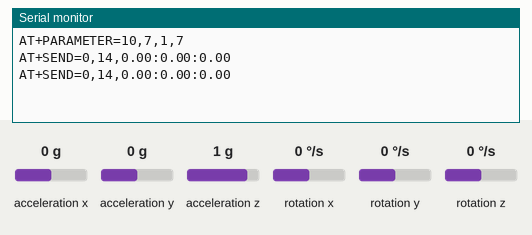
A sketch run on a simulated Arduino Uno, built with avr-gcc and run on an emulated ATmega328P. Shown: the last lines printed to the serial monitor. The inputs (shaded band) are chosen by the test bench; at power-on: rotation x 0 °/s, rotation y 0 °/s, rotation z 0 °/s, acceleration x 0 g, acceleration y 0 g, acceleration z 1 g.

Above: at 4.2 s.
4.3 s: rotation x set to -192 °/s
At 5.6 s:
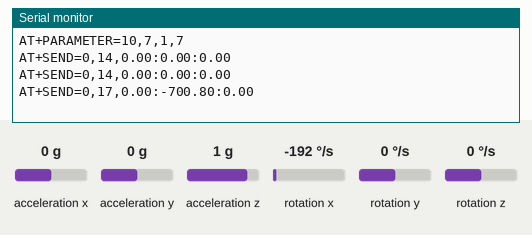
5.8 s: rotation y set to -192 °/s
At 6.8 s:
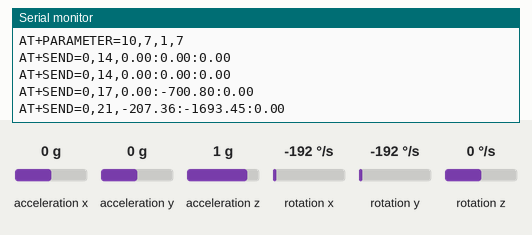
7.3 s: rotation z set to -192 °/s
At 8.8 s:
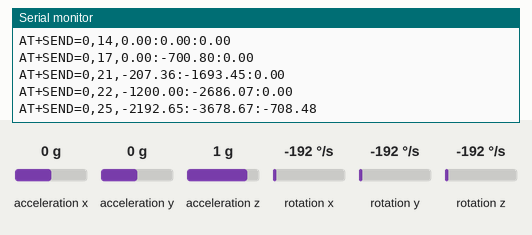
Timing chart, 0 to 10.3 s (numbered marks = the images above; inputs shaded):
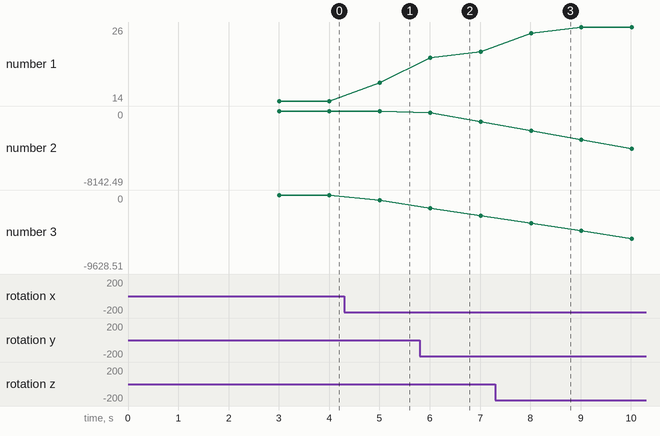

Measured:
- after the input at 4.3 s, the serial monitor: prints a new line after 0.71 s (image 1)
- after the input at 5.8 s, the serial monitor: prints a new line after 0.21 s (image 2)
- after the input at 7.3 s, the serial monitor: prints a new line after 0.72 s (image 3)
- plotted number 1: 14 → 17 after the input at 4.3 s, 17 → 22 after the input at 5.8 s, 22 → 26 after the input at 7.3 s
- plotted number 2: 0 → -1200 after the input at 5.8 s, -1200 → -8142.49 after the input at 7.3 s
- plotted number 3: 0 → -700.8 after the input at 4.3 s, -2686.07 → -9628.51 after the input at 7.3 s

The sketch:

lora_trans_pluse_MPU6050.ino
```cpp
#include <Wire.h>
#include <MPU6050.h>

unsigned long lastTransmission;
const int interval = 1000;

float timeStep = 0.01;

float pitch = 0;
float roll = 0;
float yaw = 0;

MPU6050 mpu;

void setup() {
  Serial.begin(115200);

  while(!mpu.begin(MPU6050_SCALE_2000DPS, MPU6050_RANGE_2G)){
    Serial.println("Could not find a valid MPU6050 sensor, check wiring!");
    delay(500);
  }

  Serial.print("AT+PARAMETER=10,7,1,7\r\n");
  delay(3000);

  mpu.calibrateGyro();

  mpu.setThreshold(3);
}

void loop() {
  Vector norm = mpu.readNormalizeGyro();

  pitch = pitch + norm.YAxis * timeStep;
  roll = roll + norm.XAxis * timeStep;
  yaw = yaw + norm.ZAxis * timeStep;

  if(millis() > lastTransmission + interval){;
    String DataChunk = String(pitch) + ":" + String(roll) + ":" + String(yaw);
    Serial.print("AT+SEND=0," + String(DataChunk.length()) + "," + DataChunk + "\r\n");

    lastTransmission = millis();
  }
}
```
